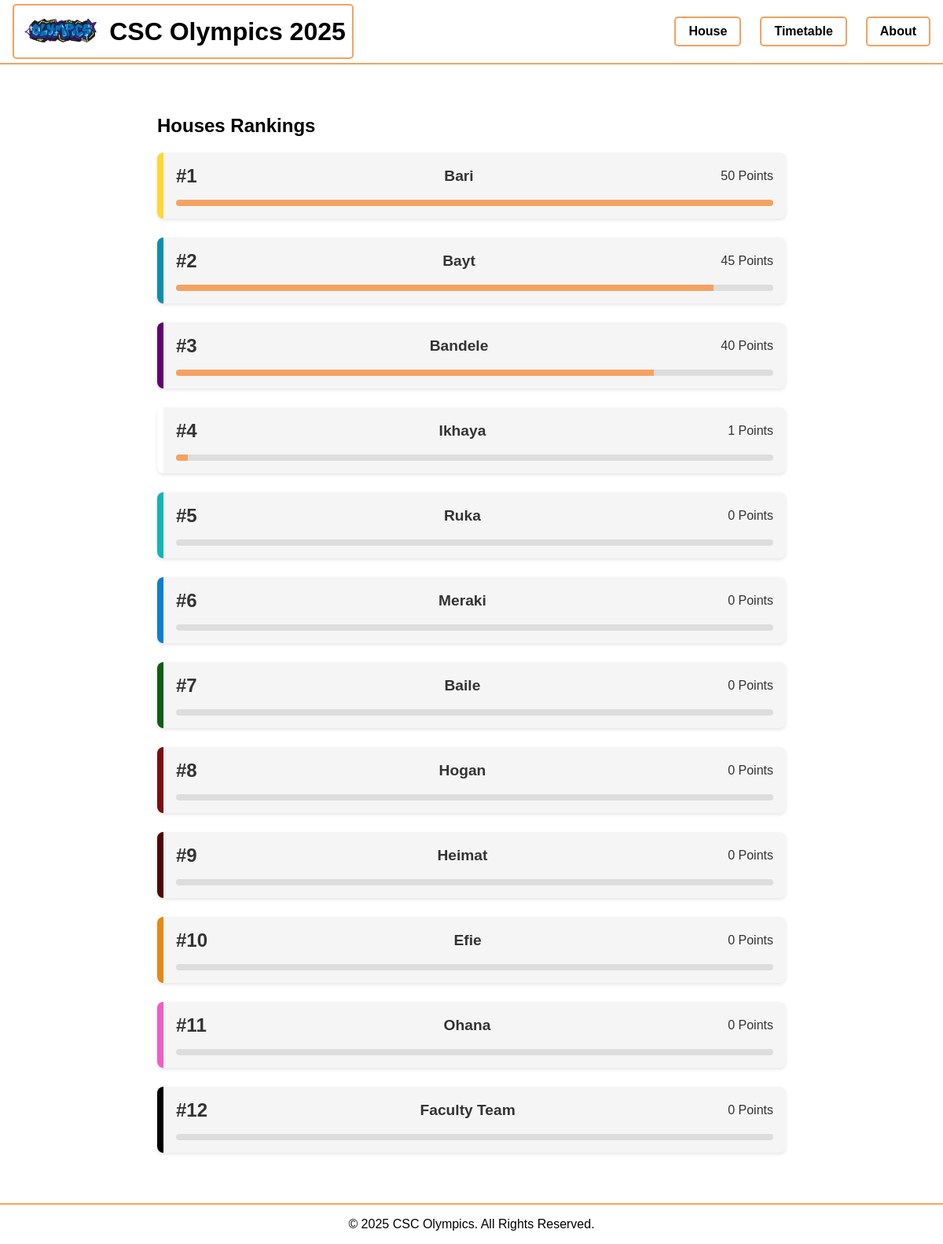
The app's page /houses_status/ with its own data.
### app/models.py (models this page shows, shortened)
class Houses(db.Model):
    __tablename__ = "houses"
    id = db.Column(db.String(2), primary_key=True)
    name = db.Column(db.TEXT)
    color = db.Column(db.TEXT)
    points = db.Column(db.Integer, default=0, nullable=False)

### app/routes.py (the view)
@bp.route('/houses_status/')
def houses_status():
    houses = Houses.query.order_by(Houses.points.desc()).all()
    house_rankings = []
    color_map = {}
    for index, house in enumerate(houses):
        house_rankings.append({
            'rank': index + 1,
            'name': house.name,
            'points': house.points,
        })
        color_map[house.name] = house.color  # Store house colors for styling
    return render_template('houses_status.html', house_rankings=house_rankings, color_map=color_map)

### app/templates/houses_status.html (shortened to what this page needs)
{% extends "base.html" %}
{% block content %}
<div class="container">
    <h2>Houses Rankings</h2>
    {% set max_points = house_rankings | map(attribute='points') | max %}
    <div class="rankings">
        {% for house in house_rankings %}
        <div class="house-card" style="border-left-color: {{ color_map[house.name] | default('#ccc') }}">
            <div class="house-header">
                <span class="house-rank">#{{ house.rank }}</span>
                <span class="house-name">{{ house.name }}</span>
                <span class="house-points">{{ house.points }} Points</span>
            </div>
            <div class="points-bar">
                {% set width_percentage = (house.points / max_points * 100) if max_points > 0 else 0 %}
                <div class="points-bar-fill" style="width: {{ width_percentage }}%;"></div>
            </div>
        </div>
        {% endfor %}
    </div>
</div>
{% endblock %}

### app/templates/base.html (shortened to what this page needs)
<!DOCTYPE html>
<html lang="en">
<head>
</head>
<body>
    <header>
        <a href="/" class="logo-container">
            <img src="/static/logo2.jpg" alt="Logo">
            <h1>CSC Olympics 2025</h1>
        </a>
        <nav>
            <a href="/houses_status/">House</a>
            <a href="/timetable/">Timetable</a>
            <a href="/about/">About</a>
        </nav>
    </header>
    <main>
        {% block content %}{% endblock %}
    </main>
    <footer>
        <p>&copy; 2025 CSC Olympics. All Rights Reserved.</p>
    </footer>
</body>
</html>

### records on screen
Houses: rank "1", name "Bari", points "50", {{ width_percentage }} 100.0 (drawn)
Houses: rank "2", name "Bayt", points "45", {{ width_percentage }} 90.0 (drawn)
Houses: rank "3", name "Bandele", points "40", {{ width_percentage }} 80.0 (drawn)
Houses: rank "4", name "Ikhaya", points "1", {{ width_percentage }} 2.0 (drawn)
Houses: rank "5", name "Ruka", points "0"
Houses: rank "6", name "Meraki", points "0"
Houses: rank "7", name "Baile", points "0"
Houses: rank "8", name "Hogan", points "0"
Houses: rank "9", name "Heimat", points "0"
Houses: rank "10", name "Efie", points "0"
Houses: rank "11", name "Ohana", points "0"
Houses: rank "12", name "Faculty Team", points "0"
